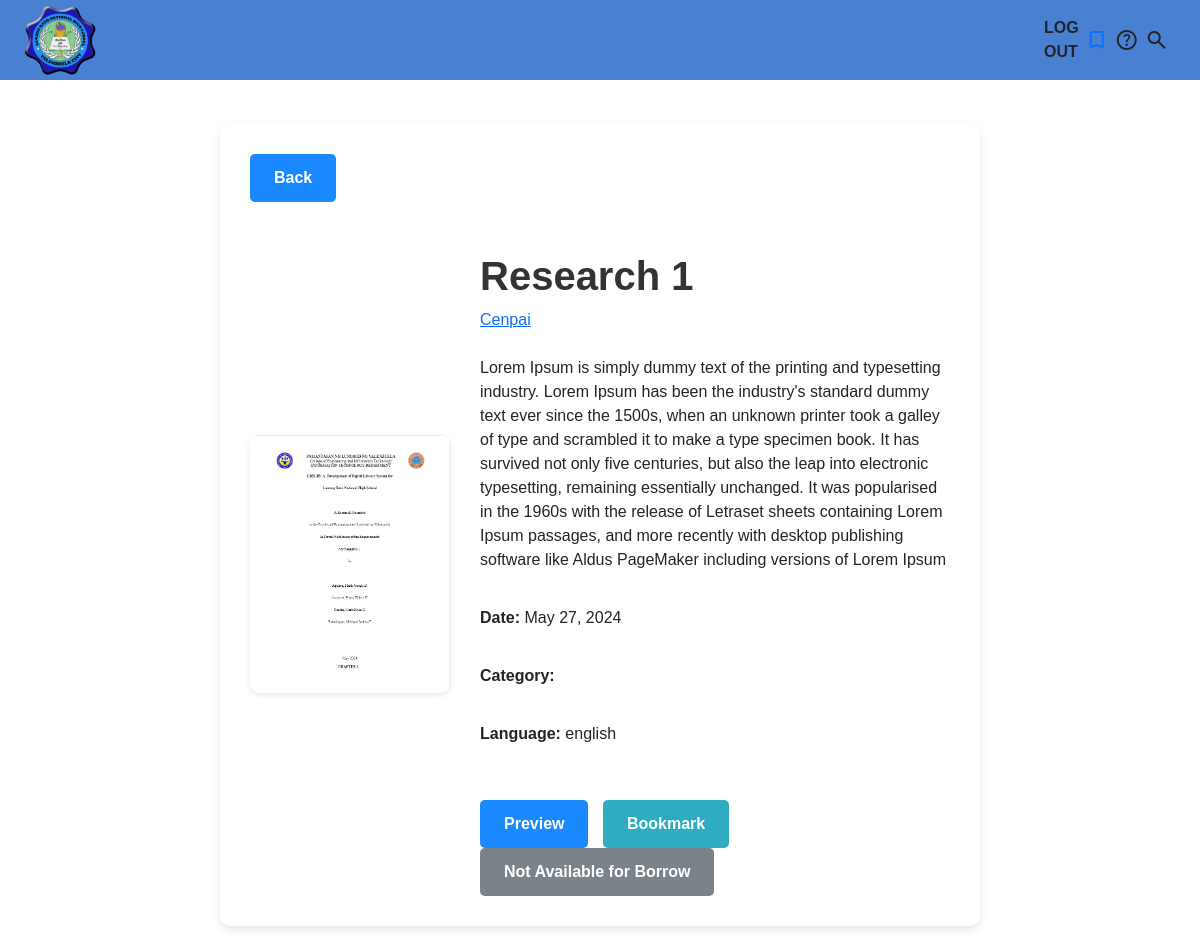
/student/book-detail/13/ (signed in), run on an earlier commit of the app's database.
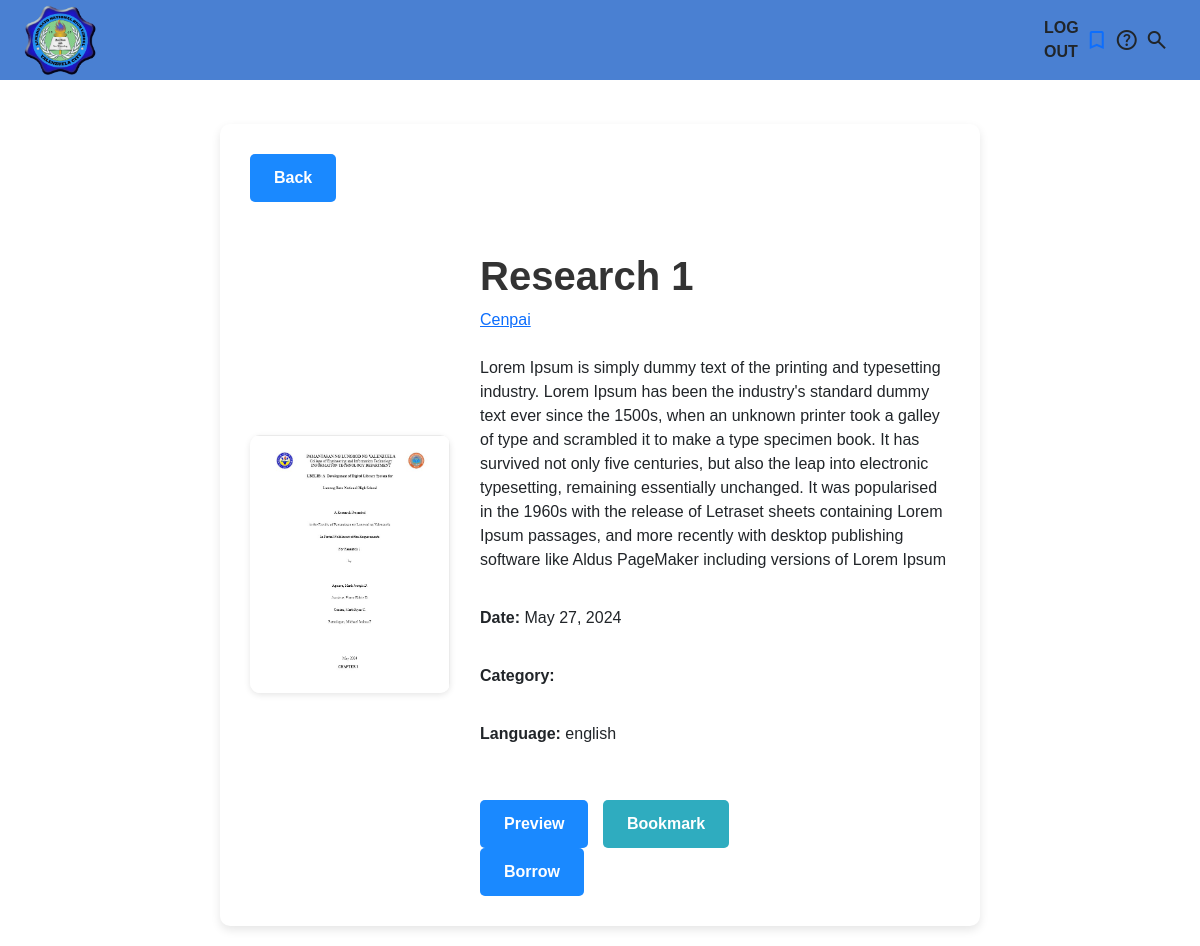
And on a later commit of the database.
### student/views.py (the view)
# urls.py: path('book-detail/<int:book_id>/', views.book_detail, name='book_detail'),
def book_detail(request, book_id):
    book = get_object_or_404(Books, pk=book_id)
    borrow_requested = BorrowRequest.objects.filter(book=book, requested_by=request.user).exists()
    borrow_message = request.GET.get('borrow_message', "")
    context = {
        'book': book,
        'borrow_requested': borrow_requested,
        'borrow_message': borrow_message,
    }
    return render(request, 'info.html', context)

### student/templatetags/custom_tags.py (called while the page is built)
@register.filter(name='is_student')
def is_student(user):
    return user.groups.filter(name='Student').exists()

### student/templates/info.html (shortened to what this page needs)
{% load custom_tags %}
{% if user.is_authenticated and user|is_student %}
{% load static %}
<!DOCTYPE html>
<html lang="en">
<head>
    <link rel="stylesheet" href="https://cdn.jsdelivr.net/npm/bootstrap@5.3.3/dist/css/bootstrap.min.css">
    <link rel="stylesheet" href="https://cdnjs.cloudflare.com/ajax/libs/OwlCarousel2/2.3.4/assets/owl.carousel.min.css">
    <link rel="stylesheet" href="https://cdnjs.cloudflare.com/ajax/libs/OwlCarousel2/2.3.4/assets/owl.theme.default.min.css">
</head>
<body>
    <header class="header">
        <div class="navbar-left">
            <img src="{% static 'playground/school_Logo.png'%}" alt="Logo" height="80px" id="logo">
        </div>
        <div class="navbar-right">
            <span class="navbar-text">LOG OUT</span>
            <a href="{% url 'bookmark' %}" class="material-symbols-outlined navbar-icon" alt="bookmark">bookmark</a>
            <span class="material-symbols-outlined navbar-icon" alt="help">help</span>
            <span class="material-symbols-outlined navbar-icon" alt="search" id="search">search</span>
        </div>
    </header>
    <div class="container">
        <br>
        <section class="content">
            <button class="btn btn-primary hBack" type="button">Back</button>
            <div class="book-info">
                <img src="{{ book.BookImage.url }}" alt="{{ book.BookTitle }} Image" class="img-fluid book-image">
                <div class="book-details">
                    <h1 style="font-family: Arial, Helvetica, sans-serif; color: #333;"><b>{{ book.BookTitle }}</b></h1>
                    <a href="#">{{ book.Author}}</a>
                    <br>
                    <br>
                    <p>{{ book.Description }}</p>
                    <br>
                    <p><strong><b>Date:</strong></b> {{ book.Date }}</p>
                    <br>
                    <p><strong><b>Category:</strong> </b>{{ book.Category.all|join:", " }}</p>
                    <br>
                    <p><strong><b>Language:</strong> </b>{{ book.Language }}</p>
                    <br>
                    <div class="buttons">
                        <a href="{% url 'prev_file' book.id %}" class="btn btn-primary">Preview</a>
                        <button class="btn btn-info bookmark-btn" data-bookid="{{ book.id }}">Bookmark</button>
                        {% if book.available %}
                            <form method="post" action="{% url 'borrow_request' book.id %}">
                                <button type="submit" class="btn btn-primary">Borrow</button>
                            </form>
                        {% else %}
                            <button id="openModalBtn" class="btn btn-secondary">Not Available for Borrow</button>
                        {% endif %}
                    </div>
                </div>
            </div>
        </section>
    </div>
</body>
</html>
{%endif%}

What changed in the data, as far as the page shows it:
changed Books "Research 1": available False → True (drawn)
Also different on the page:
text no longer shown: "Not Available for Borrow"
text now shown: "Borrow"
